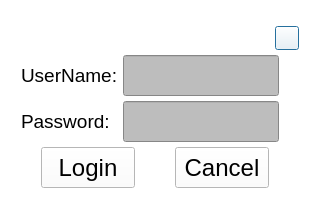
<?xml version="1.0" encoding="UTF-8"?>
<ui version="4.0">
 <class>dlgUserLogin</class>
 <widget class="QDialog" name="dlgUserLogin">
  <property name="geometry">
   <rect>
    <x>0</x>
    <y>0</y>
    <width>310</width>
    <height>215</height>
   </rect>
  </property>
  <property name="sizePolicy">
   <sizepolicy hsizetype="Fixed" vsizetype="Fixed">
    <horstretch>0</horstretch>
    <verstretch>0</verstretch>
   </sizepolicy>
  </property>
  <property name="minimumSize">
   <size>
    <width>310</width>
    <height>215</height>
   </size>
  </property>
  <property name="maximumSize">
   <size>
    <width>310</width>
    <height>215</height>
   </size>
  </property>
  <property name="font">
   <font>
    <family>Arial</family>
    <pointsize>18</pointsize>
   </font>
  </property>
  <property name="windowTitle">
   <string>Dialog</string>
  </property>
  <property name="styleSheet">
   <string notr="true">background-color: rgb(255, 255, 255);</string>
  </property>
  <layout class="QGridLayout" name="gridLayout">
   <item row="0" column="0">
    <layout class="QVBoxLayout" name="verticalLayout" stretch="1,10,15">
     <property name="spacing">
      <number>5</number>
     </property>
     <property name="leftMargin">
      <number>0</number>
     </property>
     <item>
      <layout class="QHBoxLayout" name="horizontalLayout">
       <item>
        <spacer name="horizontalSpacer">
         <property name="orientation">
          <enum>Qt::Horizontal</enum>
         </property>
         <property name="sizeHint" stdset="0">
          <size>
           <width>40</width>
           <height>20</height>
          </size>
         </property>
        </spacer>
       </item>
       <item>
        <widget class="QPushButton" name="pbClose">
         <property name="minimumSize">
          <size>
           <width>24</width>
           <height>24</height>
          </size>
         </property>
         <property name="maximumSize">
          <size>
           <width>24</width>
           <height>24</height>
          </size>
         </property>
         <property name="text">
          <string/>
         </property>
         <property name="icon">
          <iconset resource="resource.qrc">
           <normaloff>:/icons/close.png</normaloff>:/icons/close.png</iconset>
         </property>
        </widget>
       </item>
      </layout>
     </item>
     <item>
      <layout class="QGridLayout" name="gridLayout_2">
       <property name="leftMargin">
        <number>10</number>
       </property>
       <property name="rightMargin">
        <number>20</number>
       </property>
       <item row="2" column="1">
        <widget class="QLineEdit" name="lePassword">
         <property name="minimumSize">
          <size>
           <width>0</width>
           <height>41</height>
          </size>
         </property>
         <property name="font">
          <font>
           <family>Arial</family>
           <pointsize>18</pointsize>
          </font>
         </property>
         <property name="styleSheet">
          <string notr="true">background-color: rgb(189, 189, 189);</string>
         </property>
        </widget>
       </item>
       <item row="1" column="0">
        <widget class="QLabel" name="lblUserName">
         <property name="font">
          <font>
           <family>Arial</family>
           <pointsize>14</pointsize>
          </font>
         </property>
         <property name="text">
          <string>UserName:</string>
         </property>
        </widget>
       </item>
       <item row="1" column="1">
        <widget class="QLineEdit" name="leUserName">
         <property name="minimumSize">
          <size>
           <width>0</width>
           <height>41</height>
          </size>
         </property>
         <property name="font">
          <font>
           <family>Arial</family>
           <pointsize>18</pointsize>
          </font>
         </property>
         <property name="styleSheet">
          <string notr="true">background-color: rgb(189, 189, 189);</string>
         </property>
        </widget>
       </item>
       <item row="2" column="0">
        <widget class="QLabel" name="label_2">
         <property name="font">
          <font>
           <family>Arial</family>
           <pointsize>14</pointsize>
          </font>
         </property>
         <property name="text">
          <string>Password:</string>
         </property>
        </widget>
       </item>
      </layout>
     </item>
     <item>
      <layout class="QHBoxLayout" name="horizontalLayout_2">
       <property name="spacing">
        <number>40</number>
       </property>
       <property name="leftMargin">
        <number>30</number>
       </property>
       <property name="topMargin">
        <number>0</number>
       </property>
       <property name="rightMargin">
        <number>30</number>
       </property>
       <item>
        <widget class="QPushButton" name="pbLogin">
         <property name="minimumSize">
          <size>
           <width>75</width>
           <height>41</height>
          </size>
         </property>
         <property name="font">
          <font>
           <family>Arial</family>
           <pointsize>18</pointsize>
          </font>
         </property>
         <property name="styleSheet">
          <string notr="true">background-color:rgb(68, 114, 196);
            color: white;   
            border-radius: 5px;}
		QPushButton:hover{background-color:rgb(195,195,195); 
            color: blue;}
		QPushButton:pressed{background-color:rgb(85, 170, 255);</string>
         </property>
         <property name="text">
          <string>Login</string>
         </property>
        </widget>
       </item>
       <item>
        <widget class="QPushButton" name="pbCancel">
         <property name="minimumSize">
          <size>
           <width>75</width>
           <height>41</height>
          </size>
         </property>
         <property name="font">
          <font>
           <family>Arial</family>
           <pointsize>18</pointsize>
          </font>
         </property>
         <property name="styleSheet">
          <string notr="true">background-color:rgb(68, 114, 196);
            color: white;   
            border-radius: 5px;}
		QPushButton:hover{background-color:rgb(195,195,195); 
            color: blue;}
		QPushButton:pressed{background-color:rgb(85, 170, 255);</string>
         </property>
         <property name="text">
          <string>Cancel</string>
         </property>
        </widget>
       </item>
      </layout>
     </item>
    </layout>
   </item>
  </layout>
 </widget>
 <tabstops>
  <tabstop>leUserName</tabstop>
  <tabstop>lePassword</tabstop>
  <tabstop>pbLogin</tabstop>
  <tabstop>pbCancel</tabstop>
  <tabstop>pbClose</tabstop>
 </tabstops>
 <resources>
  <include location="resource.qrc"/>
 </resources>
 <connections/>
</ui>
